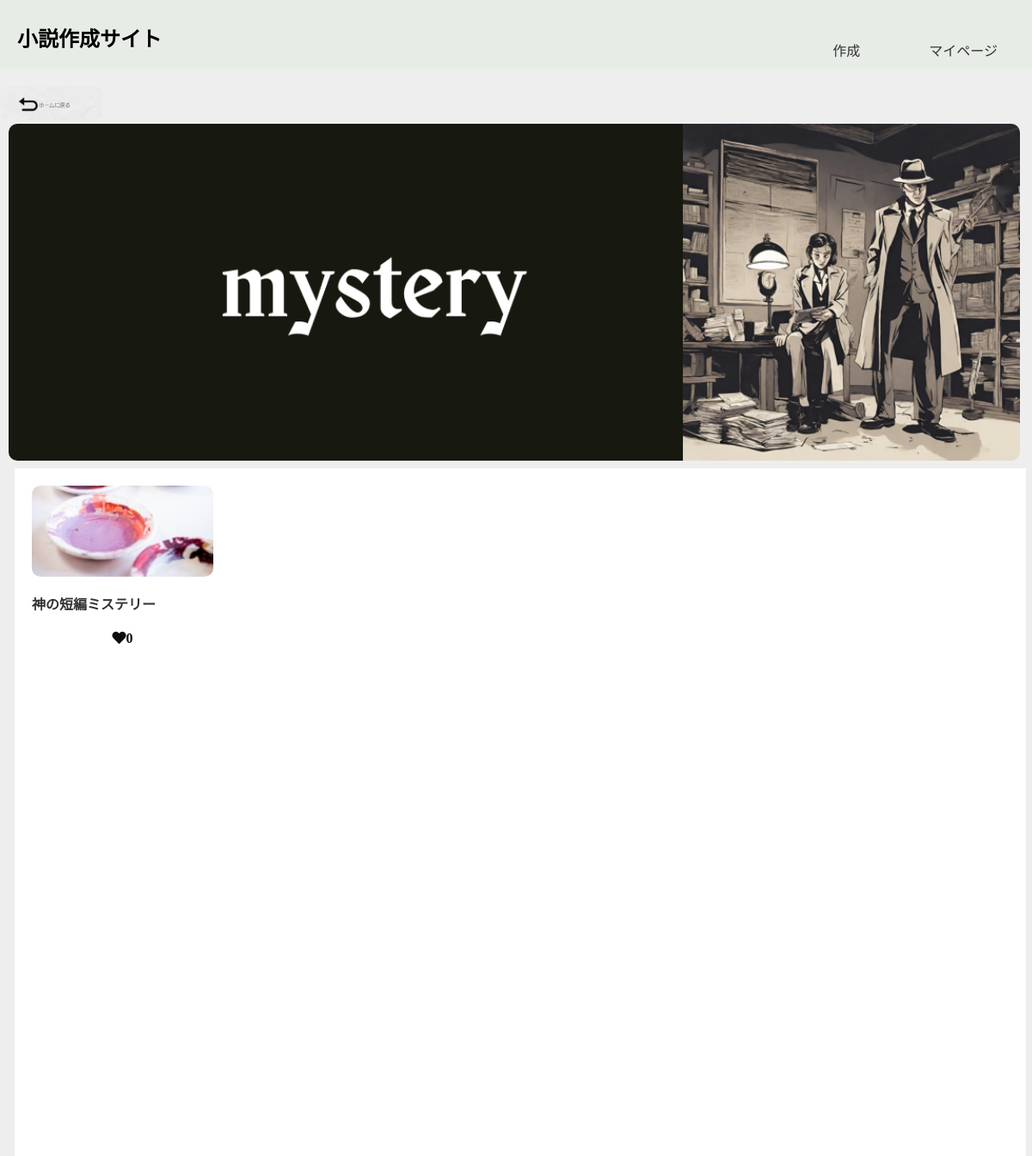
The page /genre/ミステリー/ on the database its author committed.
### story_app/models.py (models this page shows, shortened)
class Novel(models.Model):
    genre = models.TextField()
    where = models.TextField()
    when = models.TextField()
    content = models.TextField()
    title = models.TextField()
    image = models.ForeignKey(NovelImage, on_delete=models.SET_NULL, null=True, blank=True)
    like = models.IntegerField(default=0)
    created_at = models.DateTimeField(default=timezone.now)  # 生成された時間を記録するフィールド
    embedding_content =models.TextField()

class NovelImage(models.Model):
    image_text = models.CharField(max_length=200)
    image = models.ImageField(upload_to='novel_images/')

### story_app/views.py (the view)
# urls.py: path('genre/<str:genre>/',views.genre_page,name='genre_page'),
def genre_page(request, genre):
    novels = Novel.objects.filter(genre=genre)
    content={'novels': novels, 'genre': genre}
    return render(request, 'story_app/genre_page.html',content )

### story_app/templates/story_app/genre_page.html (shortened to what this page needs)
{% load static %}
<!DOCTYPE html>
<html lang="ja">
<head>
    <link rel="stylesheet" href="{% static 'story_app/css/genre_detail.css' %}">
    <link rel="stylesheet" href="https://cdnjs.cloudflare.com/ajax/libs/font-awesome/5.15.3/css/all.min.css">
</head>
<body>
    <header>
        <div class="header">
            <h2 class="logo">小説作成サイト</h2>
            <div class="header-list">
                <ul>
                    <li class="header-list-item"><a href="#">マイページ</a></li>
                    <li class="header-list-item"><a href="{% url 'story_app:create'%}">作成</a></li>
                </ul>
            </div>
        </div>
    </header>
 <div class="main">
    <a href="{%url 'story_app:index' %}">
        <img class="back"  src="{%static 'story_app/images/back.png'%}" alt="{{ novel.title }}">
    </a>
    {% if genre == "ミステリー" %}
    <img class="banar"  src="{%static 'story_app/images/Mis.png'%}" alt="{{ novel.title }}">
    {% elif genre == "ラブコメ"%}
    <img class="banar"  src="{%static 'story_app/images/lovestory.png'%}" alt="{{ novel.title }}">
    {% elif genre == "ホラー"%}
    <img class="banar"  src="{%static 'story_app/images/horror.png'%}" alt="{{ novel.title }}">
    {% elif genre == "ファンタジー"%}
    <img class="banar"  src="{%static 'story_app/images/Fantasy.png'%}" alt="{{ novel.title }}">
    {% endif %}
    <div class="box11">
        <div class="board">
            {% for novel in novels %}
           {% if novel.image %}
           <div class="image">
               <a href="{% url 'story_app:detail' novel.id %}">
                       <img src="{{ novel.image.image.url }}" width="100%" alt="{{ novel.title }}">
                   </a>
                   {% endif %}
                   <strong>
                       <p class="txt-limit"><a href="{% url 'story_app:detail' novel.id %}">{{ novel.title }}</a></p>
                   </strong>
                   <i class="fas fa-heart">{{ novel.like }}</i>
               </div>
           {% endfor %}
       </div>
        </div>
 </div>
</body>
</html>

### story_app/static/story_app/css/genre_detail.css (style rules this page uses)
body { margin: 0px; position: relative; background-color: white; }
header { position: fixed; top: 0px; left: 0px; width: 100%; height: 80px; background-color: white; z-index: 100; }
.logo { float: left; margin-bottom: 0px; margin-top: 10px; margin-left: 20px; }
.header-list li { list-style: none; float: right; padding: 30px 40px; }
.main { margin-top: 100px; height: 800px; }
.banar { width: 98%; margin-left: 10px; }
.box11 p { font-size:1rem; margin: 15px 0 20px 0px; }
.txt-limit { overflow: hidden; display: -webkit-box; -webkit-box-orient: vertical; -webkit-line-clamp: 1; margin: 0 0 0 20px; text-align: left; }
body { background:#eee; }
ul { list-style:none; }
a { color:#333; text-decoration: none; }
header { position: fixed; top: 0px; left: 0px; width: 100%; height: 80px; background-color: rgba(226,236,225,0.58); z-index: 100; }
.header-list li { list-style: none; float: right; }
.box11 { margin-left: 17px; position: relative; color: #0c0c0d; background: white; box-shadow: 0 3px 5px rgba(0, 0, 0, 0.22); float: left; height: 100%; margin-top: 5px; text-align: center; box-shadow:none; width: 98%; }
.board { padding: 10px; display: flex; flex-wrap: wrap; }
img { border-radius: 10px; margin-left: 0px; }
.image { box-sizing: border-box; width: calc(20% - 20px); margin: 10px; }
.back { width: 120px; height: 40px; margin: 0px; }

### rows shown on the page
Novel: image.image (picture), title "神の短編ミステリー", like "0"
